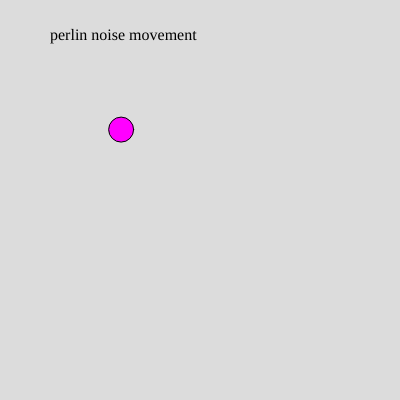
Frame 1 (no input)
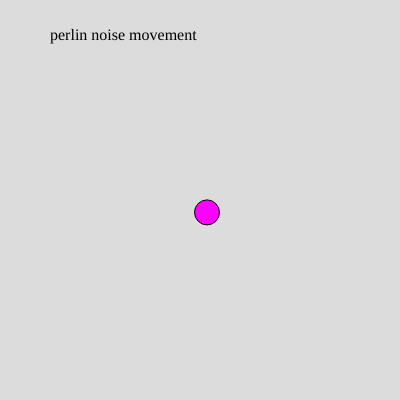
Frame 60 (no input)
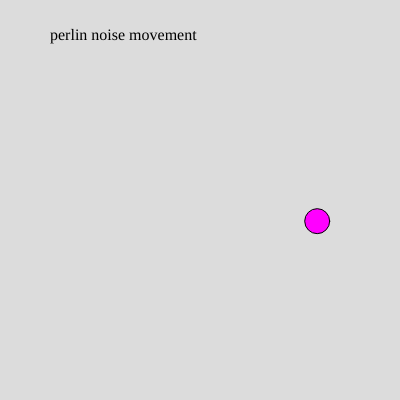
Frame 120 (the mouse pressed at the canvas centre since frame 60)

The p5.js sketch that drew these frames (run headless with seeded random() and noise() and a simulated clock; from frame 60 on, the mouse is pressed at the canvas centre):

// p5.js sketch
// ── sketch.js
let x, y, clr
let xoff1 = 300;
let xoff2 = 500;
let intensity_slider;
let title;
let value;
let value_text;
function setup() {
  createCanvas(400, 400);
  clr = color('magenta');
  intensity_slider = createSlider(1, 10, 5, .5);
  value_text = createP('the intensity is: ' + value);
  title = createP('perlin noise movement');
  title.position(50, 10);
}
function draw() {
  background(220);
  value = intensity_slider.value();
  value_text.html('the intensity is: ' + value/100); 
  fill(clr);
  // x = random(width);
  // y = random(height);
  x = noise(xoff1)*width;
  y = noise(xoff2)*height;  
  ellipse(x, y, 25, 25);
  xoff1 += value/100;
  xoff2 += value/100;
}
